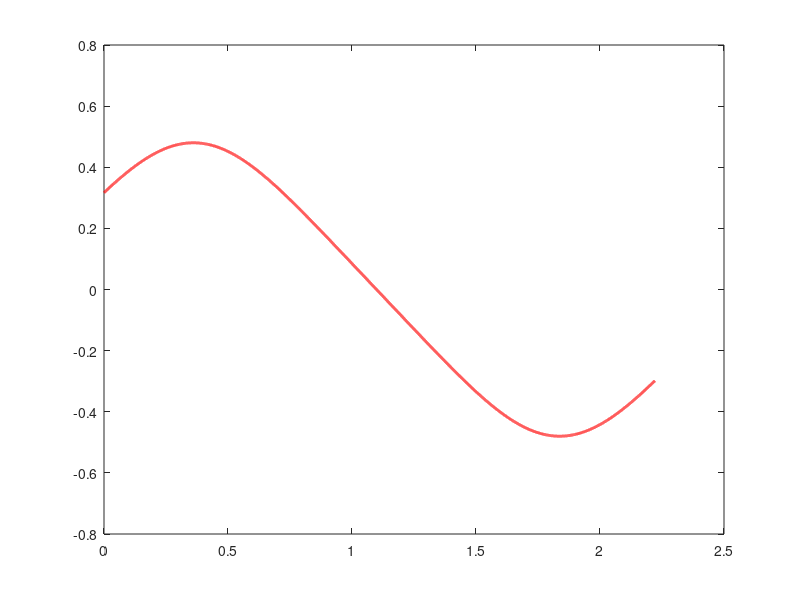

The MATLAB script that drew this image:
M=.4874;
t1 = 0;
t2 = pi/sqrt(2); 
del = 10^(-4);

n = fix(t2/del) + 1

t = del*(1:n);
y = 2.4966 * t - 0.9;

[S,C,D] = ellipj(y, M);
plot(t, .48 * C, 'LineWidth',2, 'Color','red');
